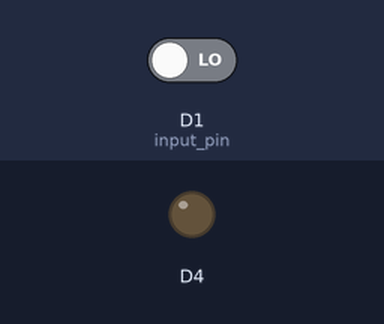
The sketch below on a simulated ESP8266 (NodeMCU). Shown: output pins drawn as LEDs (lit = HIGH). Inputs (shaded band) come from the test bench; at power-on: D1 (input_pin) LOW. WiFi joins after 1.5 s; servers stay silent unless stated; what the sketch prints to the serial monitor is not drawn.

Above: at 0.1 s.
At 1.9 s:
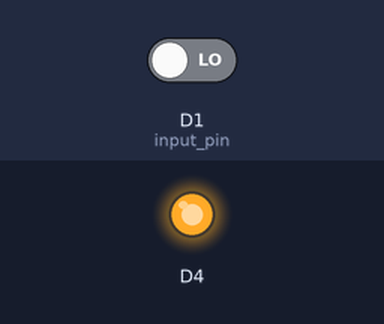
Timing chart, 0 to 3.4 s (numbered marks = the images above):
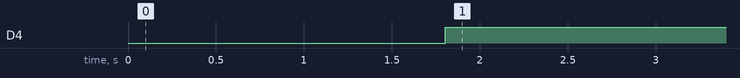

The sketch:

IoT_Bottle_Tracker.ino
```cpp
#include <ESP8266WiFi.h>
#include <FirebaseArduino.h>

// Set these to run example.
#define FIREBASE_HOST "bottle-tracker.firebaseio.com"
#define FIREBASE_AUTH "hTj9UCz9Wil16CFnxhUGqa35Cw0tekNc3EgDd1pE"
#define WIFI_SSID "speechbee"
#define WIFI_PASSWORD "speechbee"

const int input_pin = 5;

void setup() {
  Serial.begin(9600);
  pinMode(D4, OUTPUT);
  pinMode(input_pin, INPUT);

  // connect to wifi.
  WiFi.begin(WIFI_SSID, WIFI_PASSWORD);
  Serial.print("connecting");
  while (WiFi.status() != WL_CONNECTED) {
    Serial.print(".");
    delay(500);
  }

  Serial.println();
  Serial.print("connected: ");
  Serial.println(WiFi.localIP());

  Firebase.begin(FIREBASE_HOST, FIREBASE_AUTH);
  Firebase.set("sensor", 0);
}

void loop() {
  int sensor = digitalRead(input_pin);
  Firebase.setFloat("sensor", sensor);
  //delay(100);

  if (sensor == 1) {
    digitalWrite(D4, LOW);
  }

  if (sensor == 0) {
    digitalWrite(D4, HIGH);
  }


}
```

Measured:
- by itself, D4: LOW → HIGH at 1.8 s
